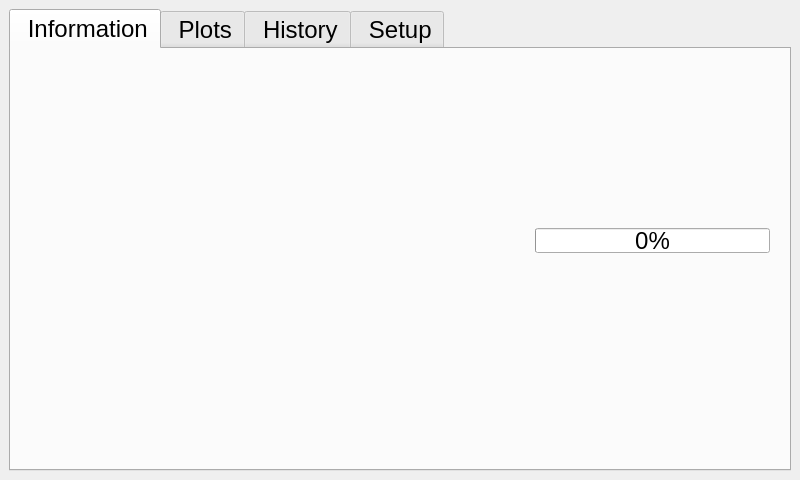
<?xml version="1.0" encoding="UTF-8"?>
<ui version="4.0">
 <class>MainWindow</class>
 <widget class="QMainWindow" name="MainWindow">
  <property name="geometry">
   <rect>
    <x>0</x>
    <y>0</y>
    <width>800</width>
    <height>480</height>
   </rect>
  </property>
  <property name="sizePolicy">
   <sizepolicy hsizetype="Preferred" vsizetype="Preferred">
    <horstretch>0</horstretch>
    <verstretch>0</verstretch>
   </sizepolicy>
  </property>
  <property name="minimumSize">
   <size>
    <width>800</width>
    <height>480</height>
   </size>
  </property>
  <property name="maximumSize">
   <size>
    <width>800</width>
    <height>480</height>
   </size>
  </property>
  <property name="windowTitle">
   <string>MainWindow</string>
  </property>
  <widget class="QWidget" name="centralwidget">
   <layout class="QHBoxLayout" name="horizontalLayout">
    <item>
     <widget class="QTabWidget" name="tabs">
      <property name="font">
       <font>
        <pointsize>18</pointsize>
       </font>
      </property>
      <property name="currentIndex">
       <number>0</number>
      </property>
      <widget class="QWidget" name="tab">
       <attribute name="title">
        <string> Information</string>
       </attribute>
       <layout class="QHBoxLayout" name="horizontalLayout_10">
        <item>
         <layout class="QVBoxLayout" name="verticalLayout_4" stretch="0">
          <property name="spacing">
           <number>12</number>
          </property>
          <property name="leftMargin">
           <number>10</number>
          </property>
          <property name="topMargin">
           <number>10</number>
          </property>
          <property name="rightMargin">
           <number>10</number>
          </property>
          <property name="bottomMargin">
           <number>10</number>
          </property>
          <item>
           <layout class="QGridLayout" name="gridLayout" rowstretch="1,1" columnstretch="3,6,3,6">
            <item row="0" column="0">
             <widget class="QLabel" name="img_gps">
              <property name="sizePolicy">
               <sizepolicy hsizetype="Ignored" vsizetype="Ignored">
                <horstretch>0</horstretch>
                <verstretch>0</verstretch>
               </sizepolicy>
              </property>
              <property name="text">
               <string/>
              </property>
              <property name="scaledContents">
               <bool>true</bool>
              </property>
              <property name="alignment">
               <set>Qt::AlignCenter</set>
              </property>
              <property name="margin">
               <number>0</number>
              </property>
             </widget>
            </item>
            <item row="1" column="1">
             <widget class="QLabel" name="lbl_net_n_cloud">
              <property name="sizePolicy">
               <sizepolicy hsizetype="Ignored" vsizetype="Ignored">
                <horstretch>0</horstretch>
                <verstretch>0</verstretch>
               </sizepolicy>
              </property>
              <property name="text">
               <string/>
              </property>
              <property name="alignment">
               <set>Qt::AlignCenter</set>
              </property>
              <property name="wordWrap">
               <bool>true</bool>
              </property>
             </widget>
            </item>
            <item row="0" column="2">
             <widget class="QLabel" name="img_ble">
              <property name="sizePolicy">
               <sizepolicy hsizetype="Ignored" vsizetype="Ignored">
                <horstretch>0</horstretch>
                <verstretch>0</verstretch>
               </sizepolicy>
              </property>
              <property name="maximumSize">
               <size>
                <width>16777215</width>
                <height>150</height>
               </size>
              </property>
              <property name="text">
               <string/>
              </property>
              <property name="scaledContents">
               <bool>true</bool>
              </property>
              <property name="alignment">
               <set>Qt::AlignCenter</set>
              </property>
              <property name="margin">
               <number>10</number>
              </property>
             </widget>
            </item>
            <item row="1" column="2">
             <widget class="QLabel" name="img_plt">
              <property name="sizePolicy">
               <sizepolicy hsizetype="Ignored" vsizetype="Ignored">
                <horstretch>0</horstretch>
                <verstretch>0</verstretch>
               </sizepolicy>
              </property>
              <property name="maximumSize">
               <size>
                <width>16777215</width>
                <height>150</height>
               </size>
              </property>
              <property name="text">
               <string/>
              </property>
              <property name="scaledContents">
               <bool>true</bool>
              </property>
              <property name="alignment">
               <set>Qt::AlignCenter</set>
              </property>
              <property name="margin">
               <number>0</number>
              </property>
             </widget>
            </item>
            <item row="0" column="1">
             <widget class="QLabel" name="lbl_time_n_pos">
              <property name="sizePolicy">
               <sizepolicy hsizetype="Ignored" vsizetype="Ignored">
                <horstretch>0</horstretch>
                <verstretch>0</verstretch>
               </sizepolicy>
              </property>
              <property name="text">
               <string/>
              </property>
              <property name="alignment">
               <set>Qt::AlignCenter</set>
              </property>
              <property name="wordWrap">
               <bool>true</bool>
              </property>
             </widget>
            </item>
            <item row="1" column="0">
             <widget class="QLabel" name="img_net">
              <property name="sizePolicy">
               <sizepolicy hsizetype="Ignored" vsizetype="Ignored">
                <horstretch>0</horstretch>
                <verstretch>0</verstretch>
               </sizepolicy>
              </property>
              <property name="maximumSize">
               <size>
                <width>16777215</width>
                <height>150</height>
               </size>
              </property>
              <property name="text">
               <string/>
              </property>
              <property name="scaledContents">
               <bool>true</bool>
              </property>
              <property name="alignment">
               <set>Qt::AlignCenter</set>
              </property>
              <property name="margin">
               <number>0</number>
              </property>
             </widget>
            </item>
            <item row="1" column="3">
             <widget class="QLabel" name="lbl_plot">
              <property name="sizePolicy">
               <sizepolicy hsizetype="Ignored" vsizetype="Ignored">
                <horstretch>0</horstretch>
                <verstretch>0</verstretch>
               </sizepolicy>
              </property>
              <property name="text">
               <string/>
              </property>
              <property name="alignment">
               <set>Qt::AlignCenter</set>
              </property>
              <property name="wordWrap">
               <bool>true</bool>
              </property>
             </widget>
            </item>
            <item row="0" column="3">
             <layout class="QVBoxLayout" name="verticalLayout_5" stretch="0,0">
              <item>
               <widget class="QLabel" name="lbl_ble">
                <property name="sizePolicy">
                 <sizepolicy hsizetype="Ignored" vsizetype="Ignored">
                  <horstretch>0</horstretch>
                  <verstretch>0</verstretch>
                 </sizepolicy>
                </property>
                <property name="text">
                 <string/>
                </property>
                <property name="alignment">
                 <set>Qt::AlignCenter</set>
                </property>
                <property name="wordWrap">
                 <bool>true</bool>
                </property>
               </widget>
              </item>
              <item>
               <widget class="QProgressBar" name="bar_dl">
                <property name="sizePolicy">
                 <sizepolicy hsizetype="Ignored" vsizetype="Ignored">
                  <horstretch>0</horstretch>
                  <verstretch>0</verstretch>
                 </sizepolicy>
                </property>
                <property name="maximumSize">
                 <size>
                  <width>16777215</width>
                  <height>25</height>
                 </size>
                </property>
                <property name="value">
                 <number>0</number>
                </property>
                <property name="alignment">
                 <set>Qt::AlignCenter</set>
                </property>
                <property name="textVisible">
                 <bool>true</bool>
                </property>
               </widget>
              </item>
             </layout>
            </item>
           </layout>
          </item>
         </layout>
        </item>
       </layout>
      </widget>
      <widget class="QWidget" name="tab_2">
       <attribute name="title">
        <string> Plots</string>
       </attribute>
       <widget class="QWidget" name="layoutWidget_2">
        <property name="geometry">
         <rect>
          <x>0</x>
          <y>0</y>
          <width>781</width>
          <height>411</height>
         </rect>
        </property>
        <layout class="QVBoxLayout" name="vl_3">
         <property name="spacing">
          <number>0</number>
         </property>
         <property name="sizeConstraint">
          <enum>QLayout::SetDefaultConstraint</enum>
         </property>
         <property name="leftMargin">
          <number>0</number>
         </property>
         <property name="rightMargin">
          <number>0</number>
         </property>
        </layout>
       </widget>
       <widget class="QLabel" name="lbl_plt_bsy">
        <property name="geometry">
         <rect>
          <x>335</x>
          <y>130</y>
          <width>100</width>
          <height>101</height>
         </rect>
        </property>
        <property name="font">
         <font>
          <pointsize>64</pointsize>
          <stylestrategy>PreferAntialias</stylestrategy>
         </font>
        </property>
        <property name="styleSheet">
         <string notr="true"/>
        </property>
        <property name="frameShape">
         <enum>QFrame::NoFrame</enum>
        </property>
        <property name="text">
         <string>···</string>
        </property>
        <property name="textFormat">
         <enum>Qt::RichText</enum>
        </property>
        <property name="scaledContents">
         <bool>true</bool>
        </property>
        <property name="alignment">
         <set>Qt::AlignCenter</set>
        </property>
        <property name="wordWrap">
         <bool>true</bool>
        </property>
       </widget>
       <widget class="QLabel" name="lbl_plt_msg">
        <property name="geometry">
         <rect>
          <x>110</x>
          <y>220</y>
          <width>551</width>
          <height>81</height>
         </rect>
        </property>
        <property name="font">
         <font>
          <pointsize>20</pointsize>
         </font>
        </property>
        <property name="styleSheet">
         <string notr="true">background: lightyellow;</string>
        </property>
        <property name="frameShape">
         <enum>QFrame::Box</enum>
        </property>
        <property name="text">
         <string>msg_plt</string>
        </property>
        <property name="alignment">
         <set>Qt::AlignCenter</set>
        </property>
        <property name="wordWrap">
         <bool>true</bool>
        </property>
       </widget>
      </widget>
      <widget class="QWidget" name="tab_3">
       <attribute name="title">
        <string> History</string>
       </attribute>
       <layout class="QHBoxLayout" name="horizontalLayout_12">
        <item>
         <layout class="QVBoxLayout" name="verticalLayout_3" stretch="3,1,5">
          <property name="leftMargin">
           <number>12</number>
          </property>
          <property name="topMargin">
           <number>12</number>
          </property>
          <property name="rightMargin">
           <number>12</number>
          </property>
          <property name="bottomMargin">
           <number>12</number>
          </property>
          <item>
           <layout class="QHBoxLayout" name="horizontalLayout_11">
            <item>
             <spacer name="horizontalSpacer_6">
              <property name="orientation">
               <enum>Qt::Horizontal</enum>
              </property>
              <property name="sizeHint" stdset="0">
               <size>
                <width>40</width>
                <height>20</height>
               </size>
              </property>
             </spacer>
            </item>
            <item>
             <widget class="QLabel" name="img_boat">
              <property name="sizePolicy">
               <sizepolicy hsizetype="Ignored" vsizetype="Ignored">
                <horstretch>5</horstretch>
                <verstretch>0</verstretch>
               </sizepolicy>
              </property>
              <property name="maximumSize">
               <size>
                <width>150</width>
                <height>150</height>
               </size>
              </property>
              <property name="text">
               <string/>
              </property>
              <property name="pixmap">
               <pixmap>../../../.designer/backup/res/img_boatname.png</pixmap>
              </property>
              <property name="scaledContents">
               <bool>true</bool>
              </property>
             </widget>
            </item>
            <item>
             <spacer name="horizontalSpacer_5">
              <property name="orientation">
               <enum>Qt::Horizontal</enum>
              </property>
              <property name="sizeHint" stdset="0">
               <size>
                <width>40</width>
                <height>20</height>
               </size>
              </property>
             </spacer>
            </item>
            <item>
             <widget class="QLabel" name="lbl_boatname">
              <property name="sizePolicy">
               <sizepolicy hsizetype="Preferred" vsizetype="Preferred">
                <horstretch>8</horstretch>
                <verstretch>0</verstretch>
               </sizepolicy>
              </property>
              <property name="font">
               <font>
                <pointsize>20</pointsize>
                <kerning>false</kerning>
               </font>
              </property>
              <property name="text">
               <string>&lt;boatname&gt;</string>
              </property>
              <property name="alignment">
               <set>Qt::AlignCenter</set>
              </property>
              <property name="margin">
               <number>0</number>
              </property>
             </widget>
            </item>
            <item>
             <widget class="QLabel" name="lbl_ver">
              <property name="text">
               <string>DDH vX.YY.ZZ</string>
              </property>
              <property name="alignment">
               <set>Qt::AlignCenter</set>
              </property>
             </widget>
            </item>
            <item>
             <spacer name="horizontalSpacer_9">
              <property name="orientation">
               <enum>Qt::Horizontal</enum>
              </property>
              <property name="sizeHint" stdset="0">
               <size>
                <width>40</width>
                <height>20</height>
               </size>
              </property>
             </spacer>
            </item>
           </layout>
          </item>
          <item>
           <spacer name="verticalSpacer_4">
            <property name="orientation">
             <enum>Qt::Vertical</enum>
            </property>
            <property name="sizeHint" stdset="0">
             <size>
              <width>20</width>
              <height>40</height>
             </size>
            </property>
           </spacer>
          </item>
          <item>
           <layout class="QHBoxLayout" name="horizontalLayout_4">
            <item>
             <widget class="QTableWidget" name="tbl_his">
              <property name="enabled">
               <bool>true</bool>
              </property>
              <property name="styleSheet">
               <string notr="true">font: 19pt &quot;Ubuntu&quot;;</string>
              </property>
              <property name="selectionMode">
               <enum>QAbstractItemView::SingleSelection</enum>
              </property>
              <property name="selectionBehavior">
               <enum>QAbstractItemView::SelectRows</enum>
              </property>
              <property name="showGrid">
               <bool>true</bool>
              </property>
              <property name="rowCount">
               <number>5</number>
              </property>
              <property name="columnCount">
               <number>3</number>
              </property>
              <attribute name="horizontalHeaderMinimumSectionSize">
               <number>80</number>
              </attribute>
              <attribute name="horizontalHeaderDefaultSectionSize">
               <number>230</number>
              </attribute>
              <attribute name="horizontalHeaderHighlightSections">
               <bool>false</bool>
              </attribute>
              <attribute name="verticalHeaderVisible">
               <bool>false</bool>
              </attribute>
              <attribute name="verticalHeaderDefaultSectionSize">
               <number>41</number>
              </attribute>
              <attribute name="verticalHeaderHighlightSections">
               <bool>false</bool>
              </attribute>
              <row/>
              <row/>
              <row/>
              <row/>
              <row/>
              <column/>
              <column/>
              <column/>
             </widget>
            </item>
           </layout>
          </item>
         </layout>
        </item>
       </layout>
      </widget>
      <widget class="QWidget" name="tab_setup">
       <attribute name="title">
        <string> Setup</string>
       </attribute>
       <layout class="QHBoxLayout" name="horizontalLayout_6" stretch="0">
        <property name="leftMargin">
         <number>18</number>
        </property>
        <property name="rightMargin">
         <number>18</number>
        </property>
        <item>
         <layout class="QHBoxLayout" name="horizontalLayout_2" stretch="10,1,10">
          <item>
           <layout class="QVBoxLayout" name="verticalLayout" stretch="1,10,1,10">
            <item>
             <layout class="QHBoxLayout" name="horizontalLayout_3">
              <item>
               <widget class="QPushButton" name="btn_see_all">
                <property name="text">
                 <string>see all</string>
                </property>
               </widget>
              </item>
              <item>
               <widget class="QPushButton" name="btn_see_cur">
                <property name="text">
                 <string>see current</string>
                </property>
               </widget>
              </item>
              <item>
               <widget class="QPushButton" name="btn_known_clear">
                <property name="text">
                 <string>clear</string>
                </property>
               </widget>
              </item>
             </layout>
            </item>
            <item>
             <widget class="QListWidget" name="lst_mac_org">
              <property name="font">
               <font>
                <family>Open Sans</family>
                <pointsize>18</pointsize>
               </font>
              </property>
              <property name="selectionMode">
               <enum>QAbstractItemView::MultiSelection</enum>
              </property>
             </widget>
            </item>
            <item>
             <layout class="QHBoxLayout" name="horizontalLayout_5">
              <item>
               <spacer name="horizontalSpacer_3">
                <property name="orientation">
                 <enum>Qt::Horizontal</enum>
                </property>
                <property name="sizeHint" stdset="0">
                 <size>
                  <width>40</width>
                  <height>20</height>
                 </size>
                </property>
               </spacer>
              </item>
              <item>
               <widget class="QPushButton" name="btn_arrow">
                <property name="text">
                 <string>↓</string>
                </property>
               </widget>
              </item>
              <item>
               <spacer name="horizontalSpacer_4">
                <property name="orientation">
                 <enum>Qt::Horizontal</enum>
                </property>
                <property name="sizeHint" stdset="0">
                 <size>
                  <width>40</width>
                  <height>20</height>
                 </size>
                </property>
               </spacer>
              </item>
             </layout>
            </item>
            <item>
             <widget class="QListWidget" name="lst_mac_dst"/>
            </item>
           </layout>
          </item>
          <item>
           <spacer name="horizontalSpacer_2">
            <property name="orientation">
             <enum>Qt::Horizontal</enum>
            </property>
            <property name="sizeHint" stdset="0">
             <size>
              <width>144</width>
              <height>397</height>
             </size>
            </property>
           </spacer>
          </item>
          <item>
           <layout class="QVBoxLayout" name="verticalLayout_2" stretch="1,3,1,1,0,1">
            <property name="rightMargin">
             <number>6</number>
            </property>
            <property name="bottomMargin">
             <number>6</number>
            </property>
            <item>
             <spacer name="verticalSpacer">
              <property name="orientation">
               <enum>Qt::Vertical</enum>
              </property>
              <property name="sizeHint" stdset="0">
               <size>
                <width>20</width>
                <height>40</height>
               </size>
              </property>
             </spacer>
            </item>
            <item>
             <layout class="QFormLayout" name="formLayout">
              <item row="0" column="0">
               <widget class="QLabel" name="label">
                <property name="text">
                 <string>vessel name</string>
                </property>
               </widget>
              </item>
              <item row="0" column="1">
               <widget class="QLineEdit" name="lne_vessel"/>
              </item>
              <item row="1" column="0">
               <widget class="QLabel" name="label_3">
                <property name="text">
                 <string>forget time (s)</string>
                </property>
               </widget>
              </item>
              <item row="1" column="1">
               <widget class="QLineEdit" name="lne_forget"/>
              </item>
              <item row="2" column="0">
               <widget class="QLabel" name="label_5">
                <property name="text">
                 <string>current ones</string>
                </property>
               </widget>
              </item>
              <item row="2" column="1">
               <widget class="QPushButton" name="btn_load_current">
                <property name="text">
                 <string>load</string>
                </property>
               </widget>
              </item>
             </layout>
            </item>
            <item>
             <widget class="QLabel" name="lbl_setup_result">
              <property name="text">
               <string/>
              </property>
              <property name="alignment">
               <set>Qt::AlignRight|Qt::AlignTrailing|Qt::AlignVCenter</set>
              </property>
             </widget>
            </item>
            <item>
             <spacer name="verticalSpacer_3">
              <property name="orientation">
               <enum>Qt::Vertical</enum>
              </property>
              <property name="sizeHint" stdset="0">
               <size>
                <width>20</width>
                <height>40</height>
               </size>
              </property>
             </spacer>
            </item>
            <item>
             <layout class="QGridLayout" name="gridLayout_2">
              <item row="1" column="0">
               <widget class="QLabel" name="label_4">
                <property name="text">
                 <string>restart DDH</string>
                </property>
               </widget>
              </item>
              <item row="1" column="1">
               <widget class="QPushButton" name="btn_setup_apply">
                <property name="text">
                 <string>apply</string>
                </property>
               </widget>
              </item>
              <item row="0" column="1">
               <widget class="QPushButton" name="btn_dl_purge">
                <property name="text">
                 <string>purge</string>
                </property>
               </widget>
              </item>
              <item row="0" column="0">
               <widget class="QLabel" name="label_6">
                <property name="text">
                 <string>files folder</string>
                </property>
               </widget>
              </item>
              <item row="2" column="0">
               <widget class="QLabel" name="label_7">
                <property name="text">
                 <string>history tab</string>
                </property>
               </widget>
              </item>
              <item row="2" column="1">
               <widget class="QPushButton" name="btn_his_purge">
                <property name="text">
                 <string>purge</string>
                </property>
               </widget>
              </item>
             </layout>
            </item>
            <item>
             <spacer name="verticalSpacer_2">
              <property name="orientation">
               <enum>Qt::Vertical</enum>
              </property>
              <property name="sizeHint" stdset="0">
               <size>
                <width>20</width>
                <height>40</height>
               </size>
              </property>
             </spacer>
            </item>
           </layout>
          </item>
         </layout>
        </item>
       </layout>
      </widget>
     </widget>
    </item>
   </layout>
  </widget>
 </widget>
 <resources/>
 <connections/>
</ui>
